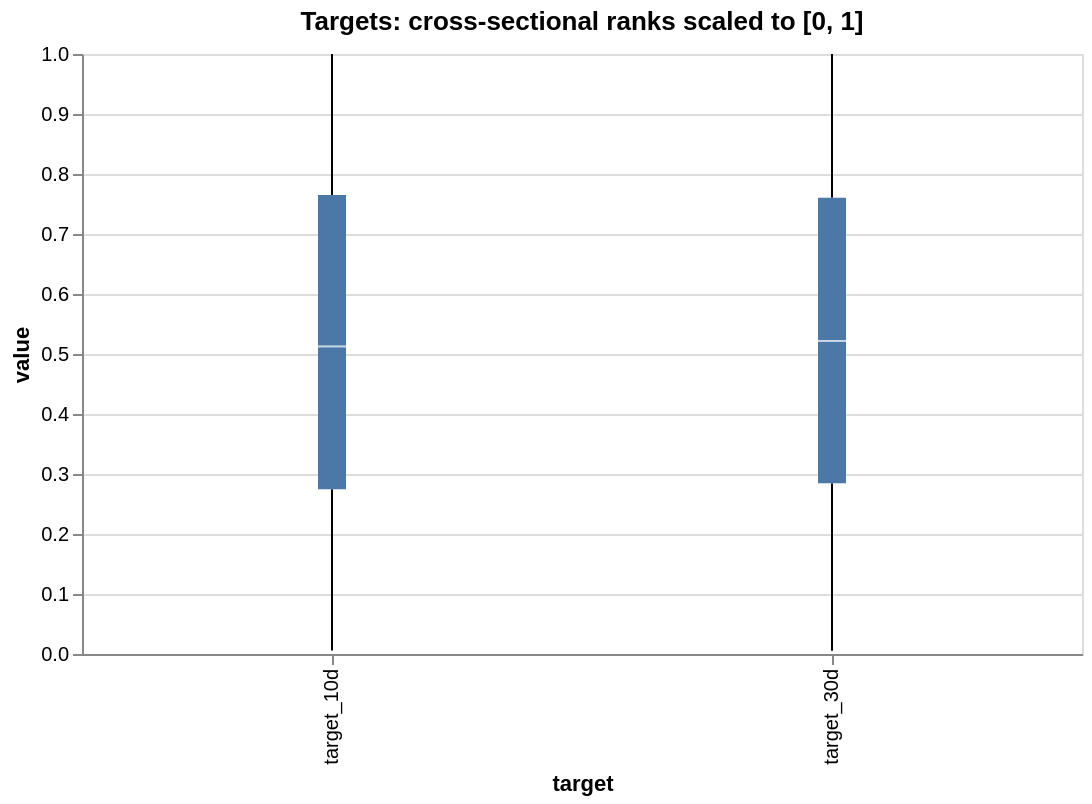

The cell this chart's notebook holds for it:
### Markdown cell above
### Target Overview

Let's start by understanding our prediction targets. The targets are **cross-sectional ranks** of forward returns (10-day and 30-day), scaled to [0, 1].

### Code cell
merged.sample(n=2500, seed=42).unpivot(
    on=["target_10d", "target_30d"], variable_name="target", value_name="value"
).plot.boxplot(x="target", y="value").properties(
    width=500, height=300, title="Targets: cross-sectional ranks scaled to [0, 1]"
)

### Figure 1 — Vega-Lite specification as saved in the notebook (floating-point values rounded to 4 significant figures; data arrays with more than 128 entries replaced by an {"elided": "..."} marker saying what was removed)
{"config": {"view": {"continuousWidth": 300, "continuousHeight": 300}}, "data": {"name": "data-89cded55bcca142200d8d4a940d97355"}, "mark": {"type": "boxplot"}, "encoding": {"x": {"field": "target", "type": "nominal"}, "y": {"field": "value", "type": "quantitative"}}, "height": 300, "params": [{"name": "param_1e9efca18e7a2868", "select": {"type": "interval", "encodings": ["x", "y"]}, "bind": "scales"}], "title": "Targets: cross-sectional ranks scaled to [0, 1]", "width": 500, "$schema": "https://vega.github.io/schema/vega-lite/v6.1.0.json", "datasets": {"data-89cded55bcca142200d8d4a940d97355": {"elided": "5000 records"}}}
